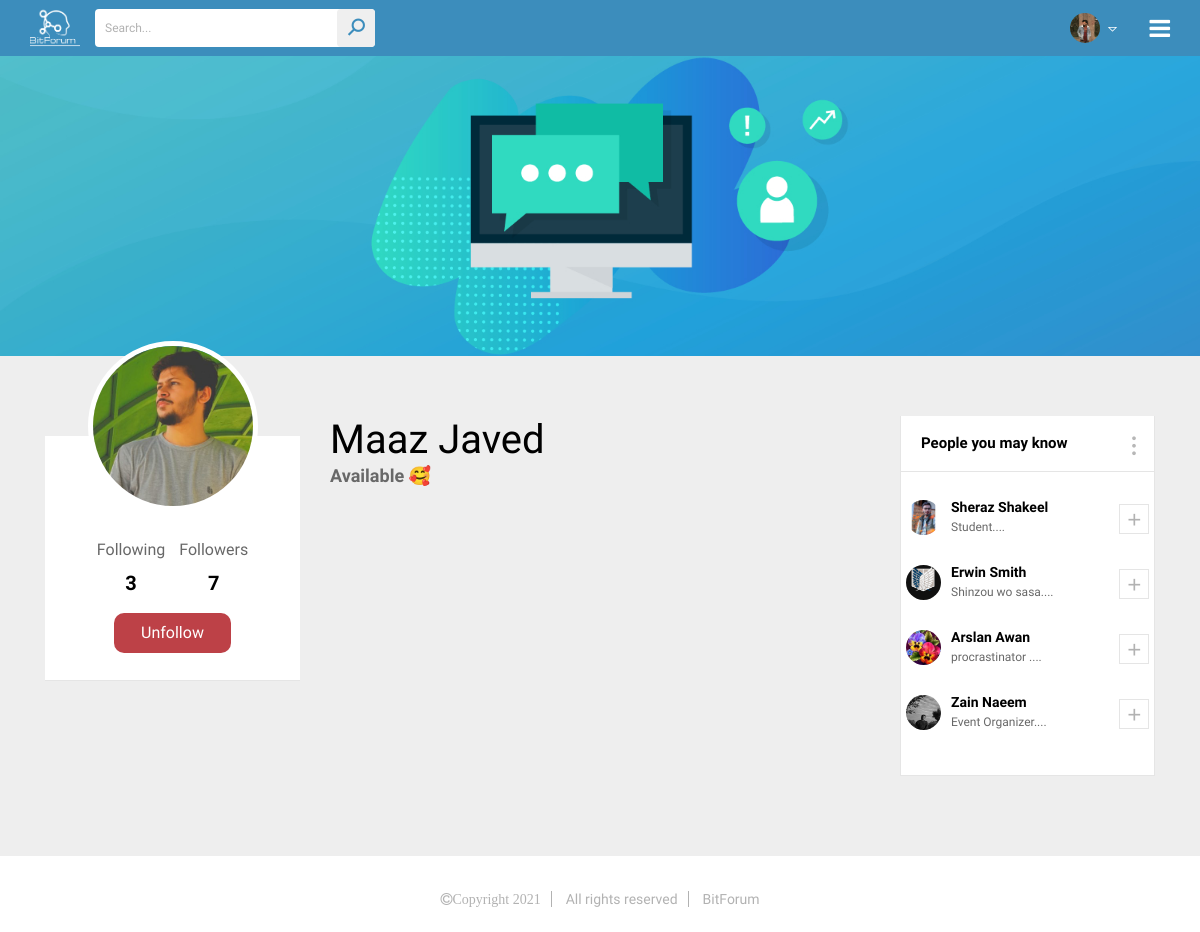
The page /viewProfile/8 (signed in) on the database as committed earlier.
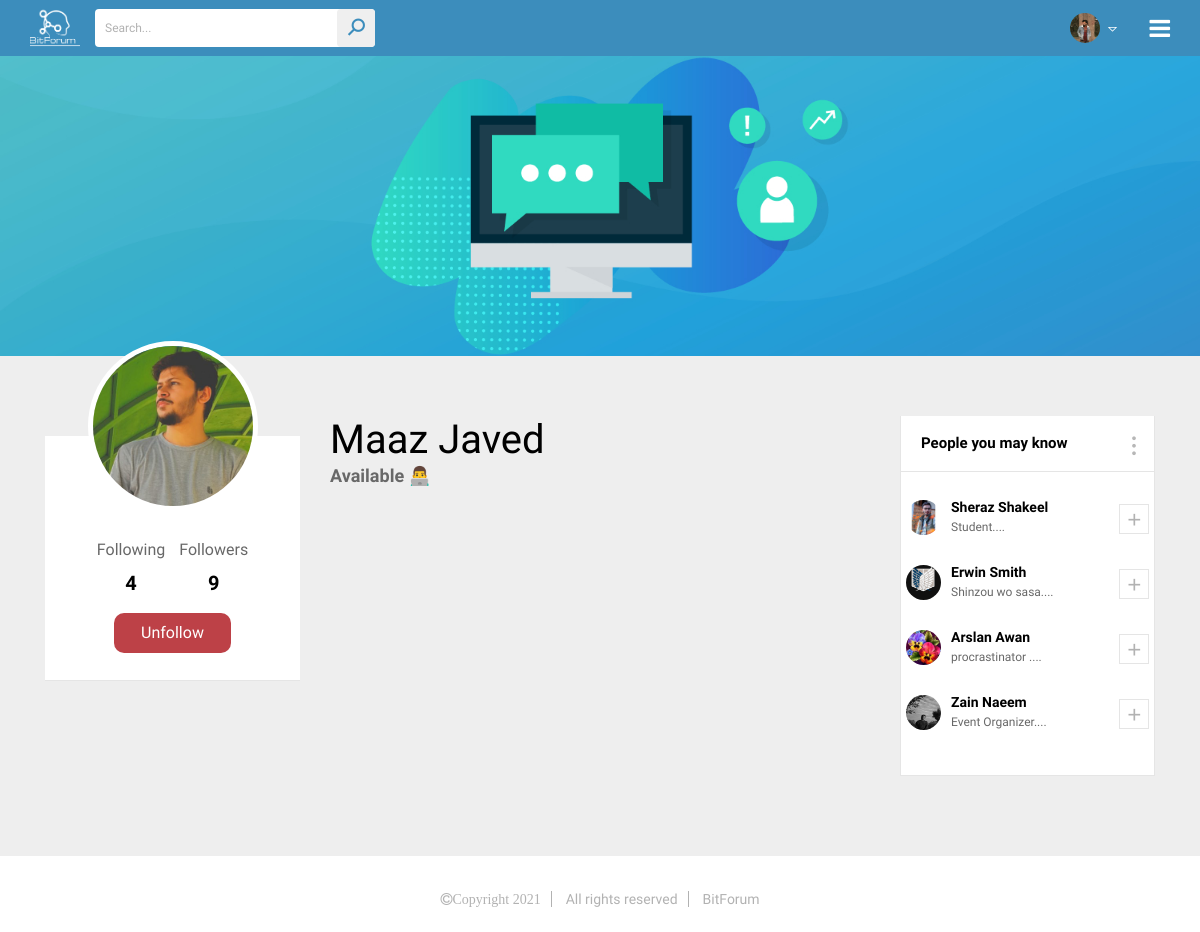
The same page on the database as committed later.
### posts/models.py (models this page shows, shortened)
class User(models.Model):
    email = models.EmailField(max_length=254,unique=True)
    name = models.TextField()
    password = models.TextField(max_length=15)
    status = models.TextField(max_length=250)
    profile_pic = models.ImageField(upload_to='')

### bitforum/views.py (the view, shortened to what this page needs)
# urls.py: path('viewProfile/<int:uid>',viewProfile,name='viewProfile'),
def viewProfile(request,uid):
    if 'email' not in request.session:
        return redirect(login_signup_page)
    user = User.objects.get(email=request.session['email'])
    checkFollowingFlag = False
    checkFollowing = FollowersFollowings.objects.filter(followerId=user,followingId=User.objects.get(id=uid))
    if checkFollowing.exists():
        checkFollowingFlag = True
    if user.id == uid:
        return redirect(myProfile)
    userprofile = User.objects.get(id=uid)
    following_count = FollowersFollowings.objects.filter(followerId=userprofile.id)
    followers_count = FollowersFollowings.objects.filter(followingId=userprofile.id)
    followed_topics_2 = TopicFollower.objects.filter(followerId=userprofile.id)
    following_count_2 = FollowersFollowings.objects.filter(followerId=user.id)
    followers_count_2 = FollowersFollowings.objects.filter(followingId=user.id)
    followed_topics = TopicFollower.objects.filter(followerId=user.id)
    myPosts = Post.objects.filter(user_id=userprofile)
    postsToShow = []
    people_you_may_know = []
    allUser = User.objects.all()
    for u in allUser:
        found = False
        if u.email == user.email:
            continue
        for temp in following_count_2:
            if temp.followingId.email == u.email:
                found = True
                break
        if found:
            continue
        else:
            people_you_may_know.append(u)
    people_you_may_know = people_you_may_know[0:4]
    postsToShow = postsToShow[::-1]
    return render(request,'user-profile.html',{'user': user,'followers_count': len(followers_count),
                   'following_count': len(following_count) + len(followed_topics_2),'userprofile':userprofile,'userPosts': postsToShow,'people':people_you_may_know,'check_following_flag':checkFollowingFlag})

### templates/user-profile.html (shortened to what the changed rows need)
{% load static %}
<!DOCTYPE html>
<html>
<head>
<link rel="stylesheet" type="text/css" href="{% static 'css/animate.css' %}">
<link rel="stylesheet" type="text/css" href="{% static 'css/bootstrap.min.css' %}">
<link rel="stylesheet" type="text/css" href="{% static 'css/line-awesome.css' %}">
<link rel="stylesheet" type="text/css" href="{% static 'css/line-awesome-font-awesome.min.css' %}">
<link rel="stylesheet" type="text/css" href="{% static 'css/font-awesome.min.css' %}">
<link rel="stylesheet" type="text/css" href="{% static 'lib/slick/slick.css' %}">
<link rel="stylesheet" type="text/css" href="{% static 'lib/slick/slick-theme.css' %}">
<link rel="stylesheet" type="text/css" href="{% static 'css/style.css' %}">
<link rel="stylesheet" type="text/css" href="{% static 'css/responsive.css' %}">
</head>
<body onload="start()">
	<div class="wrapper">
		<main>
			<div class="main-section">
				<div class="container">
					<div class="main-section-data">
						<div class="row">
							<div class="col-lg-3">
								<div class="main-left-sidebar">
									<div class="user_profile">
										<div class="user-pro-img">
											<img src="../{{ userprofile.profile_pic }}" height="170" width="170" alt="">
										</div>
										<div class="user_pro_status">
											<ul class="flw-status">
												<li>
													<span>Following</span>
													<b>{{ following_count }}</b>
												</li>
												<li>
													<span>Followers</span>
													<b id="follower-count">{{ followers_count }}</b>
												</li>
											</ul>
										</div>
									</div>
								</div>
							</div>
							<div class="col-lg-6">
								<div class="main-ws-sec">
									<div class="user-tab-sec">
										<h3>{{ userprofile.name }}</h3>
                                        <div class="star-descp">
											<span>{{userprofile.status}}</span>
										</div>
									</div>
								</div>
							</div>
						</div>
					</div>
				</div>
			</div>
		</main>
	</div>
</body>
</html>

Rows that differ between the two databases and show on the page:
changed User "Maaz Javed": status "Available 🥰" → "Available 👨‍💻"
Other text that changed with them:
{{ following_count }}: "3" → "4"
{{ followers_count }}: "7" → "9"
